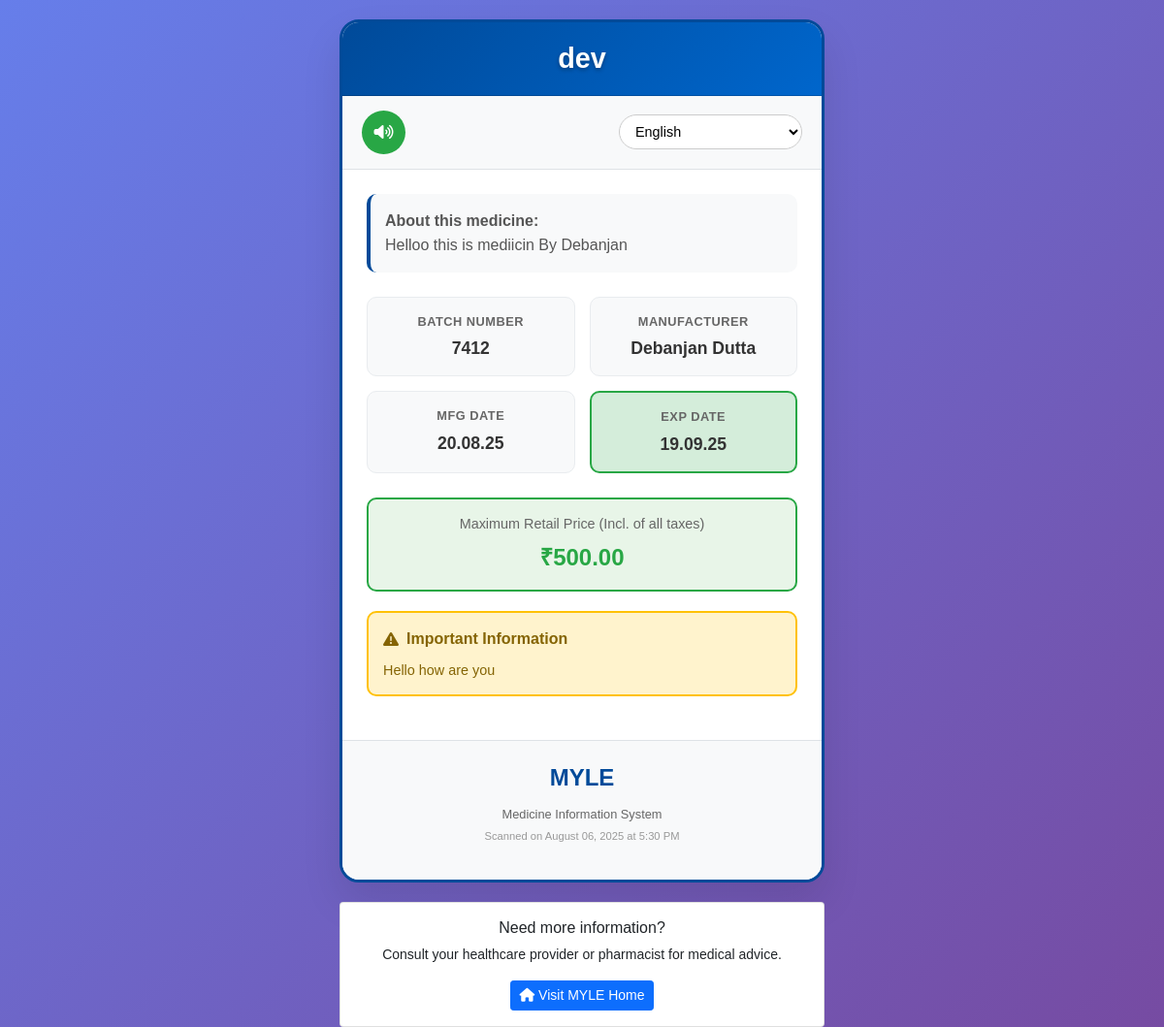
The page /medicine/7412/ on the database its author committed.
### medicines/models.py (models this page shows, shortened)
class Medicine(models.Model):
    name = models.CharField(max_length=255, help_text="Name of the medicine")
    description = models.TextField(blank=True, null=True, help_text="Medicine description")
    batch_number = models.CharField(max_length=100, unique=True, help_text="Unique batch number")
    manufacturing_date = models.DateField(help_text="Manufacturing date")
    expiry_date = models.DateField(help_text="Expiry date")
    manufacturer = models.CharField(max_length=255, help_text="Manufacturer name")
    mrp = models.DecimalField(max_digits=10, decimal_places=2, null=True, blank=True, help_text="Maximum Retail Price")
    caution = models.TextField(blank=True, null=True, help_text="Cautionary information")
    created_at = models.DateTimeField(auto_now_add=True)
    updated_at = models.DateTimeField(auto_now=True)
    class Meta:
        ordering = ['-created_at']
        verbose_name = "Medicine"
        verbose_name_plural = "Medicines"

### medicines/views.py (the view)
# urls.py: path('medicine/<str:batch_number>/', views.medicine_details_public, name='medicine_details_public'),
def medicine_details_public(request, batch_number):
    try:
        medicine = Medicine.objects.get(batch_number=batch_number)
        context = {
            'medicine': medicine,
            'today': timezone.now().date(),
            'now': timezone.now(),
        }
        return render(request, 'medicines/medicine_details_public.html', context)
    except Medicine.DoesNotExist:
        messages.error(request, f'Medicine with batch number "{batch_number}" not found.')
        return render(request, 'medicines/medicine_not_found.html', {'batch_number': batch_number})

### medicines/templates/medicines/medicine_details_public.html (shortened to what this page needs)
<!DOCTYPE html>
<html lang="en">
<head>
    <link href="https://cdn.jsdelivr.net/npm/bootstrap@5.1.3/dist/css/bootstrap.min.css" rel="stylesheet">
    <link rel="stylesheet" href="https://cdnjs.cloudflare.com/ajax/libs/font-awesome/6.5.2/css/all.min.css">
</head>
<body>
    <div class="container-fluid">
        <div class="row justify-content-center">
            <div class="col-12">
                <div class="medicine-card">
                    <div class="card-header">
                        <h1 class="medicine-name">{{ medicine.name }}</h1>
                    </div>
                    <div class="controls-section">
                        <button class="speaker-btn" onclick="readAloud()" title="Read Information Aloud">
                            <i class="fas fa-volume-high"></i>
                        </button>
                        <select class="language-select" id="languageSelect" onchange="translateContent()">
                            <option value="en">English</option>
                        </select>
                    </div>
                    <div class="medicine-content">
                        {% if medicine.description %}
                        <div class="description">
                            <strong id="about-label">About this medicine:</strong><br>
                            <span id="description-text">{{ medicine.description }}</span>
                        </div>
                        {% endif %}
                        <div class="details-grid">
                            <div class="detail-item">
                                <div class="detail-label" id="batch-label">Batch Number</div>
                                <div class="detail-value">{{ medicine.batch_number }}</div>
                            </div>
                            <div class="detail-item">
                                <div class="detail-label">Manufacturer</div>
                                <div class="detail-value">{{ medicine.manufacturer }}</div>
                            </div>
                            <div class="detail-item">
                                <div class="detail-label" id="mfg-label">Mfg Date</div>
                                <div class="detail-value">{{ medicine.manufacturing_date|date:"d.m.y" }}</div>
                            </div>
                            <div class="detail-item {% if medicine.expiry_date < today %}expiry-warning{% else %}expiry-ok{% endif %}">
                                <div class="detail-label" id="exp-label">Exp Date</div>
                                <div class="detail-value">{{ medicine.expiry_date|date:"d.m.y" }}</div>
                            </div>
                        </div>
                        {% if medicine.mrp %}
                        <div class="price-section">
                            <div class="price-label" id="mrp-label">Maximum Retail Price (Incl. of all taxes)</div>
                            <div class="price-value">₹{{ medicine.mrp }}</div>
                        </div>
                        {% endif %}
                        {% if medicine.caution %}
                        <div class="caution-section">
                            <div class="caution-header">
                                <i class="fas fa-exclamation-triangle"></i>
                                <span id="caution-label">Important Information</span>
                            </div>
                            <p class="caution-text" id="caution-text">{{ medicine.caution }}</p>
                        </div>
                        {% endif %}
                    </div>
                    <div class="footer-section">
                        <div class="myle-logo">MYLE</div>
                        <p class="footer-text" id="footer-text">Medicine Information System</p>
                        <p class="scan-time">Scanned on {{ today|date:"F d, Y" }} at {{ now|time:"g:i A" }}</p>
                    </div>
                </div>
                <div class="text-center mt-3">
                    <div class="card" style="max-width: 500px; margin: 0 auto;">
                        <div class="card-body">
                            <h6 class="card-title" id="need-more-info">Need more information?</h6>
                            <p class="card-text small" id="consult-text">Consult your healthcare provider or pharmacist for medical advice.</p>
                            <a href="{{ request.scheme }}://{{ request.get_host }}/" class="btn btn-primary btn-sm">
                                <i class="fas fa-home"></i> <span id="visit-home">Visit MYLE Home</span>
                            </a>
                        </div>
                    </div>
                </div>
            </div>
        </div>
    </div>
</body>
</html>

### medicines/templates/medicines/medicine_details_public.html (style rules this page uses)
body { background: linear-gradient(135deg, #667eea 0%, #764ba2 100%); min-height: 100vh; font-family: 'Arial', sans-serif; }
.medicine-card { background: white; border-radius: 20px; box-shadow: 0 20px 40px rgba(0,0,0,0.1); overflow: hidden; margin: 20px auto; max-width: 500px; border: 3px solid #004a99; }
.card-header { background: linear-gradient(135deg, #004a99, #0066cc); color: white; padding: 20px; text-align: center; }
.medicine-name { font-size: 1.8rem; font-weight: bold; margin: 0; text-shadow: 0 2px 4px rgba(0,0,0,0.3); }
.controls-section { padding: 15px 20px; background: #f8f9fa; border-bottom: 1px solid #dee2e6; display: flex; justify-content: space-between; align-items: center; }
.speaker-btn { background: #28a745; color: white; border: none; border-radius: 50%; width: 45px; height: 45px; display: flex; align-items: center; justify-content: center; cursor: pointer; transition: all 0.3s ease; }
.language-select { padding: 8px 12px; border: 1px solid #ccc; border-radius: 20px; background: white; font-size: 0.9rem; }
.medicine-content { padding: 25px; }
.description { font-size: 1rem; line-height: 1.6; color: #555; margin-bottom: 25px; padding: 15px; background: #f8f9fa; border-radius: 10px; border-left: 4px solid #004a99; }
.details-grid { display: grid; grid-template-columns: 1fr 1fr; gap: 15px; margin-bottom: 25px; }
.detail-item { background: #f8f9fa; padding: 15px; border-radius: 10px; text-align: center; border: 1px solid #e9ecef; }
.detail-label { font-size: 0.8rem; color: #666; font-weight: bold; text-transform: uppercase; letter-spacing: 0.5px; margin-bottom: 5px; }
.detail-value { font-size: 1.1rem; color: #333; font-weight: bold; }
.price-section { background: #e8f5e8; padding: 15px; border-radius: 10px; text-align: center; margin-bottom: 20px; border: 2px solid #28a745; }
.price-label { font-size: 0.9rem; color: #666; margin-bottom: 5px; }
.price-value { font-size: 1.5rem; color: #28a745; font-weight: bold; }
.caution-section { background: #fff3cd; border: 2px solid #ffc107; border-radius: 10px; padding: 15px; margin-bottom: 20px; }
.caution-header { color: #856404; font-weight: bold; margin-bottom: 10px; display: flex; align-items: center; gap: 8px; }
.caution-text { color: #856404; font-size: 0.9rem; line-height: 1.4; margin: 0; }
.footer-section { background: #f8f9fa; padding: 20px; text-align: center; border-top: 1px solid #dee2e6; }
.myle-logo { font-size: 1.5rem; font-weight: bold; color: #004a99; margin-bottom: 10px; }
.footer-text { font-size: 0.8rem; color: #666; margin: 0; }
.scan-time { font-size: 0.7rem; color: #999; margin-top: 5px; }
.expiry-ok { background: #d4edda; color: #155724; border: 2px solid #28a745; }

### rows shown on the page
Medicine: name "dev", description "Helloo this is mediicin By Debanjan", batch_number "7412", manufacturer "Debanjan Dutta", manufacturing_date "20.08.25", expiry_date "19.09.25", mrp "500.00", caution "Hello how are you"
